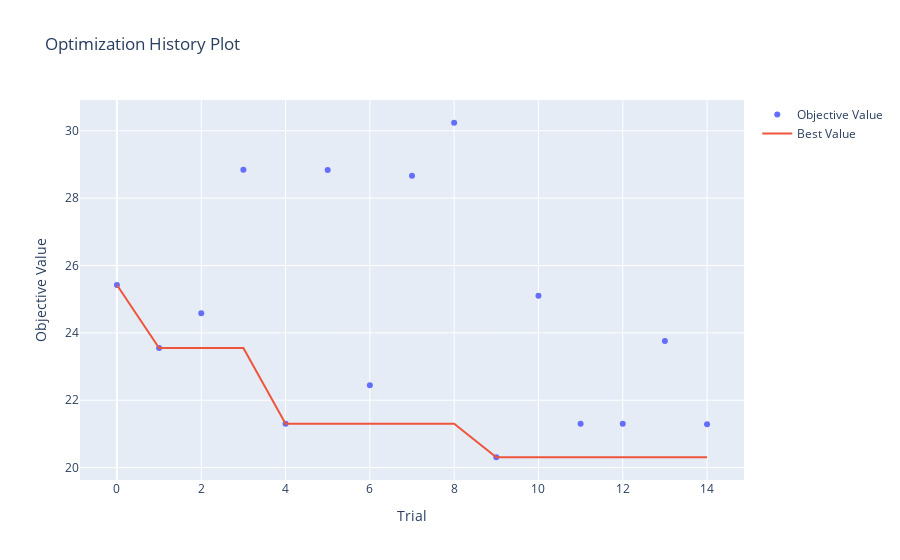
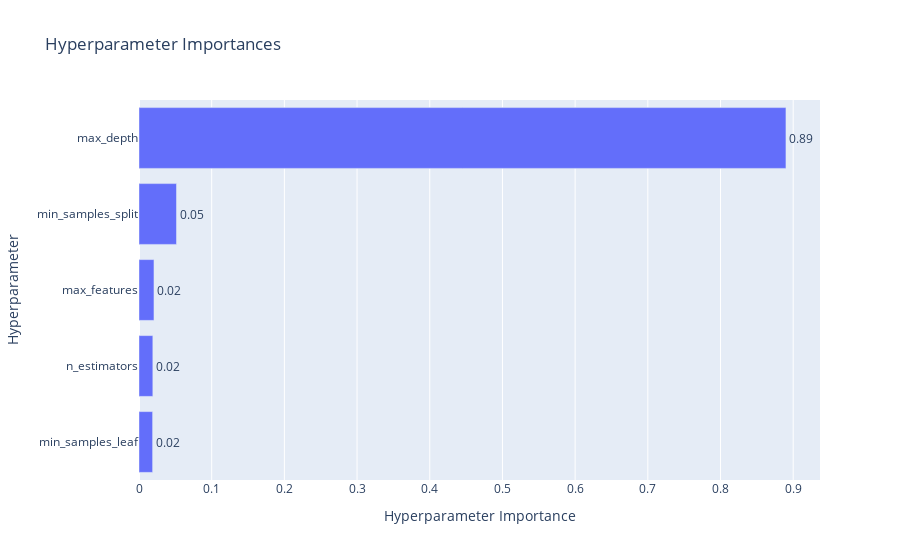

The code cell stored with these charts, in order, in its notebook:
### Code cell
vis.plot_optimization_history(study_rf).show()
vis.plot_param_importances(study_rf).show()

### Figure 1 — Plotly figure (JSON) as saved in the notebook; plotly's stock layout.template omitted (floating-point values rounded to 4 significant figures)
{"data": [{"mode": "markers", "name": "Objective Value", "x": [0, 1, 2, 3, 4, 5, 6, 7, 8, 9, 10, 11, 12, 13, 14], "y": [25.42, 23.55, 24.58, 28.84, 21.3, 28.84, 22.45, 28.66, 30.24, 20.31, 25.11, 21.3, 21.3, 23.76, 21.29], "type": "scatter"}, {"mode": "lines", "name": "Best Value", "x": [0, 1, 2, 3, 4, 5, 6, 7, 8, 9, 10, 11, 12, 13, 14], "y": [25.42, 23.55, 23.55, 23.55, 21.3, 21.3, 21.3, 21.3, 21.3, 20.31, 20.31, 20.31, 20.31, 20.31, 20.31], "type": "scatter"}, {"marker": {"color": "#cccccc"}, "mode": "markers", "name": "Infeasible Trial", "showlegend": false, "x": [], "y": [], "type": "scatter"}], "layout": {"title": {"text": "Optimization History Plot"}, "xaxis": {"title": {"text": "Trial"}}, "yaxis": {"title": {"text": "Objective Value"}}}}

### Figure 2 — Plotly figure (JSON) as saved in the notebook; plotly's stock layout.template omitted (floating-point values rounded to 4 significant figures)
{"data": [{"cliponaxis": false, "hovertemplate": ["min_samples_leaf (IntDistribution): 0.018740129140729225<extra></extra>", "n_estimators (IntDistribution): 0.019045286223953992<extra></extra>", "max_features (CategoricalDistribution): 0.02059151922063817<extra></extra>", "min_samples_split (IntDistribution): 0.05158914301616138<extra></extra>", "max_depth (IntDistribution): 0.8900339223985172<extra></extra>"], "name": "Objective Value", "orientation": "h", "text": ["0.02", "0.02", "0.02", "0.05", "0.89"], "textposition": "outside", "x": [0.01874, 0.01905, 0.02059, 0.05159, 0.89], "y": ["min_samples_leaf", "n_estimators", "max_features", "min_samples_split", "max_depth"], "type": "bar"}], "layout": {"title": {"text": "Hyperparameter Importances"}, "xaxis": {"title": {"text": "Hyperparameter Importance"}}, "yaxis": {"title": {"text": "Hyperparameter"}}}}
